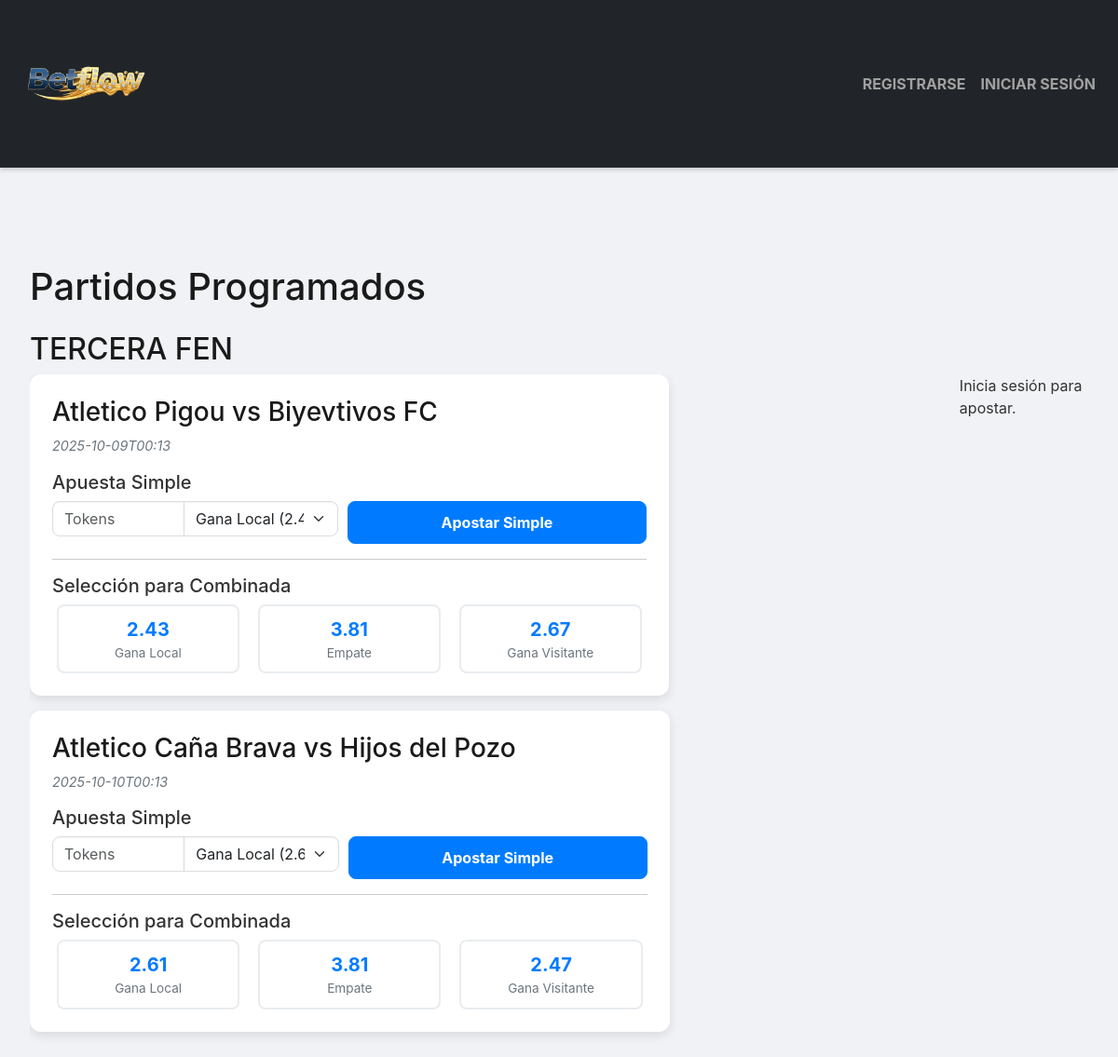
Before: / with the older database file.
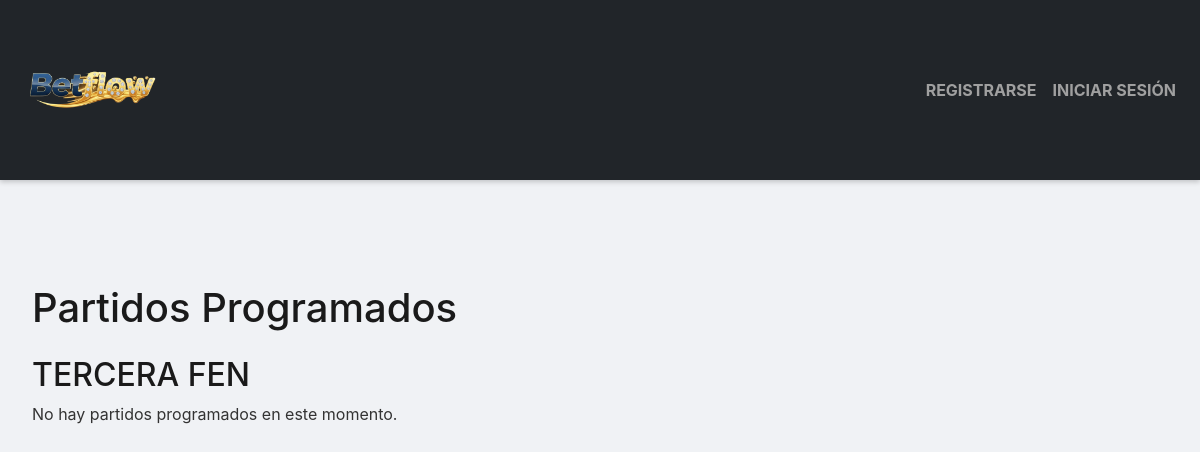
After: the same page with the newer database file.
### tables this page shows
CREATE TABLE odds (
    odds_id INTEGER PRIMARY KEY AUTOINCREMENT,
    match_id INTEGER NOT NULL,
    odds_home REAL NOT NULL,
    odds_draw REAL NOT NULL,
    odds_away REAL NOT NULL,
    FOREIGN KEY (match_id) REFERENCES matches (match_id)
);

CREATE TABLE teams (
    team_id INTEGER PRIMARY KEY AUTOINCREMENT,
    team_name TEXT UNIQUE NOT NULL
);

CREATE TABLE matches (
    match_id INTEGER PRIMARY KEY AUTOINCREMENT,
    home_team_id INTEGER NOT NULL,
    away_team_id INTEGER NOT NULL,
    match_datetime TEXT NOT NULL,
    status TEXT NOT NULL DEFAULT 'SCHEDULED',
    home_score INTEGER,
    away_score INTEGER,
    FOREIGN KEY (home_team_id) REFERENCES teams (team_id),
    FOREIGN KEY (away_team_id) REFERENCES teams (team_id),
    CONSTRAINT uq_match UNIQUE (home_team_id, away_team_id, match_datetime)
);

### app.py (the view)
@app.route('/')
def index():
    db = database.get_db()
    matches = db.execute("SELECT m.match_id, m.match_datetime, o.odds_home, o.odds_draw, o.odds_away, ht.team_name as home_team, at.team_name as away_team FROM matches m JOIN odds o ON m.match_id = o.match_id JOIN teams ht ON m.home_team_id = ht.team_id JOIN teams at ON m.away_team_id = at.team_id WHERE m.status = 'SCHEDULED' ORDER BY m.match_datetime ASC").fetchall()
    return render_template('index.html', matches=matches)

### app.py (called while the page is built)
@app.before_request
def load_logged_in_user():
    user_id = session.get('user_id')
    g.user = None
    if user_id is not None:
        db = database.get_db()
        g.user = db.execute('SELECT * FROM users WHERE user_id = ?', (user_id,)).fetchone()

### database.py (called while the page is built)
def get_db():
    if 'db' not in g:
        g.db = sqlite3.connect(
            current_app.config['DATABASE'],
            detect_types=sqlite3.PARSE_DECLTYPES
        )
        g.db.row_factory = sqlite3.Row
    return g.db

### templates/index.html (shortened to what this page needs)
{% extends 'base.html' %}
{% block content %}
<div class="container mt-5">
    <div class="row">
        <div class="col-md-12">
            <h1>Partidos Programados</h1>
            <div class="tournament-container">
                <h2 class="mt-4">TERCERA FEN</h2>
                <div class="scrollable-row match-list">
                    {% if matches %}
                        <div class="d-flex flex-wrap gap-3">
                            {% for match in matches %}
                            <div class="match-card" data-match-id="{{ match.match_id }}" data-home-team="{{ match.home_team }}" data-away-team="{{ match.away_team }}">
                                <h3>{{ match.home_team }} vs {{ match.away_team }}</h3>
                                <p class="match-time">{{ match.match_datetime }}</p>
                                <h5 class="mt-3">Apuesta Simple</h5>
                                <form action="{{ url_for('bet', match_id=match.match_id) }}" method="post" class="bet-form">
                                    <div class="input-group mb-2">
                                        <input type="number" name="wager_amount" placeholder="Tokens" min="1" required class="form-control">
                                        <select name="bet_type" class="form-select" required>
                                            <option value="HOME_WIN">Gana Local ({{ match.odds_home | round(2) }})</option>
                                        </select>
                                    </div>
                                    <button type="submit" class="btn btn-primary w-100">Apostar Simple</button>
                                </form>
                                <hr>
                                <h5 class="mt-3">Selección para Combinada</h5>
                                <div class="odds-combo">
                                    <div class="odds-item">
                                        <label>
                                            <div class="odds-value-container">
                                                <div class="odds-value">{{ match.odds_home | round(2) }}</div>
                                                <div class="odds-label">Gana Local</div>
                                            </div>
                                        </label>
                                    </div>
                                    <div class="odds-item">
                                        <label>
                                            <div class="odds-value-container">
                                                <div class="odds-value">{{ match.odds_draw | round(2) }}</div>
                                                <div class="odds-label">Empate</div>
                                            </div>
                                        </label>
                                    </div>
                                    <div class="odds-item">
                                        <label>
                                            <div class="odds-value-container">
                                                <div class="odds-value">{{ match.odds_away | round(2) }}</div>
                                                <div class="odds-label">Gana Visitante</div>
                                            </div>
                                        </label>
                                    </div>
                                </div>
                            </div>
                            {% endfor %}
                        </div>
                        {% if g.user %}
                        <div class="combo-wager-container mt-4 p-3 bg-light rounded shadow-sm">
                            <h4>Realizar Apuesta Combinada</h4>
                            <form id="combo-bet-form" action="{{ url_for('combo_bet') }}" method="post">
                                <div id="combo-selections-hidden"></div> <div class="input-group mb-3">
                                    <span class="input-group-text">Monto de la Apuesta</span>
                                    <input type="number" name="combo_wager" min="1" required class="form-control" id="combo_wager">
                                </div>
                                <div class="input-group">
                                    <span class="input-group-text">Cuota Total</span>
                                    <input type="text" class="form-control" id="total-odds-display" value="1.00" readonly>
                                </div>
                                <button type="submit" class="btn btn-success w-100 mt-3" id="submit-combo-bet" disabled>Apostar Combinada</button>
                            </form>
                        </div>
                        {% else %}
                        <p class="login-prompt">Inicia sesión para apostar.</p>
                        {% endif %}
                    {% else %}
                    <p class="text-center">No hay partidos programados en este momento.</p>
                    {% endif %}
                </div>
            </div>
        </div>
    </div>
</div>
{% endblock %}

### templates/base.html (shortened to what this page needs)
<!doctype html>
<html lang="es">
<head>
    <link href="https://cdn.jsdelivr.net/npm/bootstrap@5.3.2/dist/css/bootstrap.min.css" rel="stylesheet">
    <link rel="stylesheet" href="{{ url_for('static', filename='style.css') }}">
</head>
<body>
    <nav class="navbar navbar-expand-lg navbar-dark bg-dark">
        <div class="container">
            <a class="navbar-brand" href="{{ url_for('index') }}">
                <img src="{{ url_for('static', filename='logo.png') }}" alt="Logo de Apuestas" class="navbar-logo">
            </a>
            <div class="collapse navbar-collapse">
                <ul class="navbar-nav ms-auto mb-2 mb-lg-0">
                    {% if g.user %}
                        <li class="nav-item">
                            <a class="nav-link disabled" href="#">Balance: {{ g.user.token_balance | round(2) }}</a>
                        </li>
                        <li class="nav-item">
                            <a class="nav-link" href="{{ url_for('logout') }}">Cerrar Sesión</a>
                        </li>
                    {% else %}
                        <li class="nav-item">
                            <a class="nav-link" href="{{ url_for('register') }}">Registrarse</a>
                        </li>
                        <li class="nav-item">
                            <a class="nav-link" href="{{ url_for('login') }}">Iniciar Sesión</a>
                        </li>
                    {% endif %}
                </ul>
            </div>
        </div>
    </nav>
    <main class="container py-4">
        {% block content %}{% endblock %}
    </main>
</body>
</html>

### static/style.css (style rules this page uses)
body { font-family: -apple-system, BlinkMacSystemFont, "Segoe UI", Roboto, "Helvetica Neue", Arial, sans-serif; background-color: #f0f2f5; color: #333; margin: 0; padding: 0; }
.container { max-width: 1200px; margin: 2rem auto; padding: 0 1rem; }
.navbar { background-color: #121212; box-shadow: 0 2px 5px rgba(0, 0, 0, 0.2); padding: 0.5rem 0; }
.navbar-brand { display: flex; align-items: center; padding: 0; }
.navbar-brand img.navbar-logo { height: 100px; width: auto; }
.navbar-nav { align-items: center; }
.navbar-nav .nav-link { color: #a0a0a0; font-weight: bold; text-transform: uppercase; transition: color 0.3s ease; padding: 0.5rem 1rem; }
h1, h2, h3, h4 { color: #1a1a1a; }
.scrollable-row { display: flex; flex-wrap: nowrap; overflow-x: auto; gap: 1.5rem; padding-bottom: 1rem; }

Changed rows visible on the page:
removed odds: home_team "Atletico Pigou", away_team "Biyevtivos FC", match_datetime "2025-10-09T00:13", odds_home "2.43", odds_draw "3.81", odds_away "2.67"
removed odds: home_team "Atletico Caña Brava", away_team "Hijos del Pozo", match_datetime "2025-10-10T00:13", odds_home "2.61", odds_draw "3.81", odds_away "2.47"
Other visible differences:
text no longer shown: "Inicia sesión para apostar."
text now shown: "No hay partidos programados en este momento."
